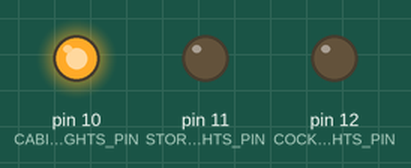
A sketch run on a simulated Arduino Uno, built with avr-gcc and run on an emulated ATmega328P. Shown: output pins drawn as LEDs (lit = HIGH).

Above: at 2.5 s.
At 7.5 s:
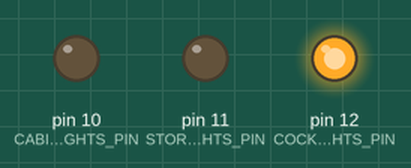
At 10.5 s:
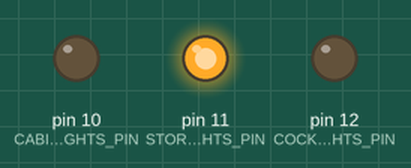
Timing chart, 0 to 14.3 s (numbered marks = the images above):
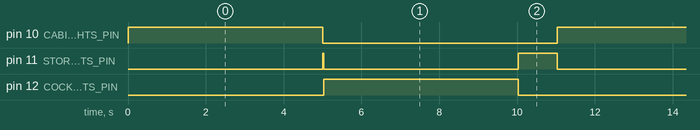

The sketch:

Traffic-Light.ino
```cpp
/*
 * 30 Days - Lost in Space
 * Day 4 - Cabin Lighting
 *
 * Learn more at https://learn.inventr.io/adventure
 *
 * In addition to our cabin lights we have lights in the storage room and even some
 * exterior lights.  Let's extend our previous project by adding the others and use
 * all three switches on our DIP switch module.  Each time through our loop() code we'll
 * check each switch, and set the corresponding light's state appropriately.
 *
 * Alex Eschenauer
 * David Schmidt
 * Greg Lyzenga
 */

/*
 * Arduino concepts introduced/documented in this lesson.
 * - const: Better than #define for defining constants that do not change
 * - byte: A data type representing an unsigned 8 bit integer (values from 0 to 255)
 *         Equivalent to "unsigned char" or "uint8_t" which are sometimes seen.
 *
 * Parts and electronics concepts introduced in this lesson.
 * - Use of breadboard "power rails" to allow us to use one 5V and one GND pin on
 *   HERO to connect to multiple components on our breadboard.
 */

#include "Arduino.h"  // include information about our HERO

/*
 * #define vs. const
 *
 * Until now we have been using #define to define our constants.  When the C language
 * was first created that was the only way to define constants.  However, because
 * of the way #define operates there were instances where the use of #define can
 * cause and hide bugs in programs.
 *
 * Becasuse of this, the language maintainers added a new C commands named "const".
 * For most Arduino programs it operates much the same, though it does contain some
 * additional type information that can help communicate how it is to be used.
 *
 * You will see both used in Arduino code and libraries.  However the general
 * language calls for preferring the use of "const" over using #define.  Our first
 * sketches have used #define so that you are familiar with them and see how they
 * work, but from this lesson on we will be using the preferred "const" expression
 * to define our constants.
 *
 * Here, on Day 4 we will show *both* versions, with the #define version commented
 * out to prevent compile errors.  This will help you learn the difference between
 * them.  After today the sketches will only use the preferred "const" versions.
 */

// Each lander light will be controlled using a different pin on our HERO.
// We will use three different color LEDs to make it more clear which switch
// controls which light.

/*
 * The "const" declaration adds another word that will indicate what type of value
 * is to be represented.  Since pins are small numbers they fit into a "byte", which
 * is an unsigned integer value that can hold values from 0 to 255.
 *
 * Other types you may sometimes see in various Arduino code are "uint8_t" or
 * "unsigned char" which are the same as "byte".  We will use the term "byte"
 * in our lessons to indicate 8 bit unsigned integers.
 */
// #define CABIN_LIGHTS_PIN 10             // pin controlling the cabin lights
// #define STORAGE_LIGHTS_PIN 11           // pin controlling the storage lights
// #define COCKPIT_LIGHTS_PIN 12           // pin controlling the exterior lights
const byte CABIN_LIGHTS_PIN = 10;    // pin controlling the cabin lights
const byte STORAGE_LIGHTS_PIN = 11;  // pin controlling the storage lights
const byte COCKPIT_LIGHTS_PIN = 12;  // pin controlling the exterior lights

// We will use a different input pin for each of our DIP switches and
// we'll label them using the color of the LED that each switch will control.
// #define CABIN_LIGHTS_SWITCH_PIN 2             // cabin lights controlled by switch 1
// #define STORAGE_LIGHTS_SWITCH_PIN 3           // storage lights controlled by switch 2
// #define COCKPIT_LIGHTS_SWITCH_PIN 4           // exterior lights controlled by switch 3
const byte CABIN_LIGHTS_SWITCH_PIN = 2;    // cabin lights controlled by switch 1
const byte STORAGE_LIGHTS_SWITCH_PIN = 3;  // storage lights controlled by switch 2
const byte COCKPIT_LIGHTS_SWITCH_PIN = 4;  // exterior lights controlled by switch 3

// the setup function runs once when you press reset or power the board
void setup() {
  // Configure our LED control pins as OUTPUT pins
  pinMode(CABIN_LIGHTS_PIN, OUTPUT);    // pin controlling the cabin lights
  pinMode(STORAGE_LIGHTS_PIN, OUTPUT);  // pin controlling the storage lights
  pinMode(COCKPIT_LIGHTS_PIN, OUTPUT);  // pin controlling the exterior lights

  // Configure the switch pins as INPUT pins
  pinMode(CABIN_LIGHTS_SWITCH_PIN, INPUT);    // pin connected to switch 1 (cabin lights)
  pinMode(STORAGE_LIGHTS_SWITCH_PIN, INPUT);  // pin connected to switch 2 (storage lights)
  pinMode(COCKPIT_LIGHTS_SWITCH_PIN, INPUT);  // pin connected to switch 3 (exterior lights)
}

// Each time through loop() we will check each switch in turn and set each light's
// state appropriately.
// void loop() {
//   // Control cabin lights based on setting on switch 1
//   if (digitalRead(CABIN_LIGHTS_SWITCH_PIN) == HIGH) {  // if switch is on (HIGH voltage)
//     digitalWrite(CABIN_LIGHTS_PIN, HIGH);              // turn on LED by providing HIGH voltage (5v)
//   } else {
//     digitalWrite(CABIN_LIGHTS_PIN, LOW);  // turn off LED by setting output to LOW (zero volts)
//   }

//   // Control storage lights based on setting on switch 2
//   if (digitalRead(STORAGE_LIGHTS_SWITCH_PIN) == HIGH) {  // if switch is on (HIGH voltage)
//     digitalWrite(STORAGE_LIGHTS_PIN, HIGH);              // turn on LED by providing HIGH voltage (5v)
//   } else {
//     digitalWrite(STORAGE_LIGHTS_PIN, LOW);  // turn off LED by setting output to LOW (zero volts)
//   }

//   // Control exterior lights based on setting on switch 3
//   if (digitalRead(COCKPIT_LIGHTS_SWITCH_PIN) == HIGH) {  // if switch is on (HIGH voltage)
//     digitalWrite(COCKPIT_LIGHTS_PIN, HIGH);              // turn the LED on (HIGH is the voltage level)
//   } else {
//     digitalWrite(COCKPIT_LIGHTS_PIN, LOW);  // turn off LED by setting output to LOW (zero volts)
//   }
// }

void toggleLight(
  byte pin,
  unsigned long delayMs
) {
  digitalWrite(pin, HIGH);
  delay(delayMs);
  digitalWrite(pin, LOW);
}

void loop() {
  toggleLight(CABIN_LIGHTS_PIN, 5000);
  toggleLight(STORAGE_LIGHTS_PIN, 30);
  toggleLight(COCKPIT_LIGHTS_PIN, 5000);
  toggleLight(STORAGE_LIGHTS_PIN, 1000);
}
```

Measured:
- by itself, pin 10 (CABIN_LIGHTS_PIN), pin 12 (COCKPIT_LIGHTS_PIN): alternates HIGH for 5.0 s and LOW for 6.0 s
- by itself, pin 11 (STORAGE_LIGHTS_PIN): repeats every 11.0 s: LOW 5.0 s, HIGH 1.0 s, LOW 5.0 s, HIGH 0.03 s
- by itself, everything shown: repeats every 11.0 s, in 5 steps
